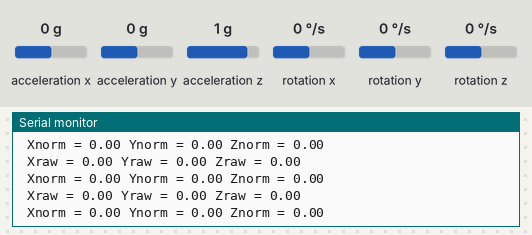
A sketch run on a simulated Arduino Uno, built with avr-gcc and run on an emulated ATmega328P. Shown: the last lines printed to the serial monitor. Inputs (shaded band) come from the test bench; at power-on: rotation x 0 °/s, rotation y 0 °/s, rotation z 0 °/s, acceleration x 0 g, acceleration y 0 g, acceleration z 1 g.

Above: at 1.2 s.
1.3 s: rotation x set to -192 °/s
At 2.1 s:
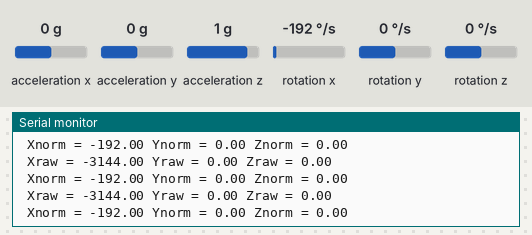
4.3 s: rotation y set to 7 °/s
At 5.4 s:
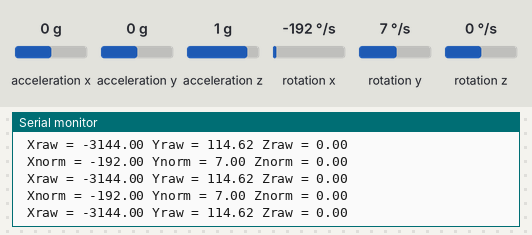
7.3 s: rotation z set to 100 °/s
At 8.2 s:
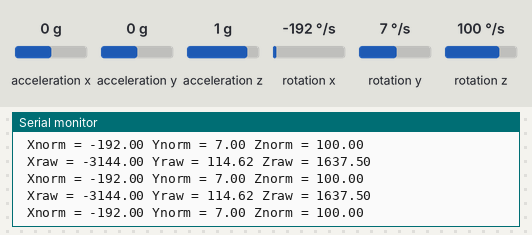
10.3 s: rotation x set to 7 °/s
At 10.9 s:
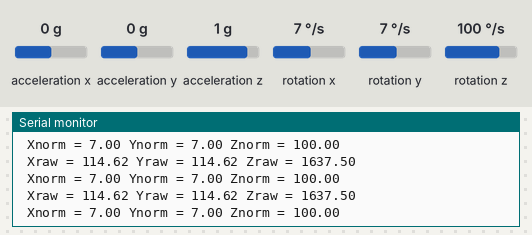
13.3 s: rotation y set to -1 °/s
At 13.9 s:
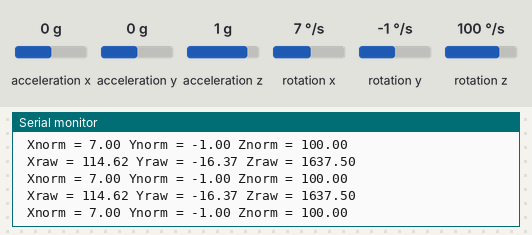
16.3 s: rotation x set to 100 °/s
At 17.4 s:
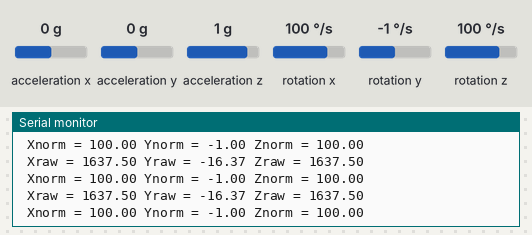
Timing chart, 0 to 19.3 s (numbered marks = the images above; inputs shaded):
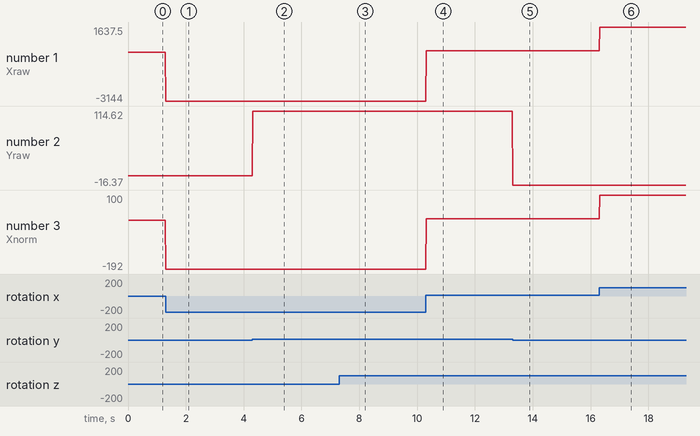

Measured:
- after the input at 1.3 s, the serial monitor: prints a new line at once (image 1)
- after the input at 4.3 s, the serial monitor: prints a new line at once (image 2)
- after the input at 7.3 s, the serial monitor: prints a new line at once (image 3)
- after the input at 10.3 s, the serial monitor: prints a new line at once (image 4)
- after the input at 13.3 s, the serial monitor: prints a new line at once (image 5)
- after the input at 16.3 s, the serial monitor: prints a new line at once (image 6)
- plotted number 1: 0 → -3144 after the input at 1.3 s
- plotted number 2: 0 → 114.62 after the input at 4.3 s, 114.62 → -16.37 after the input at 13.3 s

The sketch:

MPU6050_gyro_simple.ino
```cpp
/*
    MPU6050 Triple Axis Gyroscope & Accelerometer. Simple Gyroscope Example.
    Read more: http://www.jarzebski.pl/arduino/czujniki-i-sensory/3-osiowy-zyroskop-i-akcelerometr-mpu6050.html
    GIT: https://github.com/jarzebski/Arduino-MPU6050
    Web: http://www.jarzebski.pl
    (c) 2014 by Korneliusz Jarzebski
*/

#include <Wire.h>
#include "MPU6050.h"

MPU6050 mpu;

void setup()
{
  Serial.begin(115200);

  // Initialize MPU6050
  Serial.println("Initialize MPU6050");
  while(!mpu.begin(MPU6050_SCALE_2000DPS, MPU6050_RANGE_2G))
  {
    Serial.println("Could not find a valid MPU6050 sensor, check wiring!");
    delay(500);
  }

  // If you want, you can set gyroscope offsets
  // mpu.setGyroOffsetX(155);
  // mpu.setGyroOffsetY(15);
  // mpu.setGyroOffsetZ(15);

  // Calibrate gyroscope. The calibration must be at rest.
  // If you don't want calibrate, comment this line.
  mpu.calibrateGyro();

  // Set threshold sensivty. Default 3.
  // If you don't want use threshold, comment this line or set 0.
  mpu.setThreshold(3);

  // Check settings
  checkSettings();
}

void checkSettings()
{
  Serial.println();

  Serial.print(" * Sleep Mode:        ");
  Serial.println(mpu.getSleepEnabled() ? "Enabled" : "Disabled");

  Serial.print(" * Clock Source:      ");
  switch(mpu.getClockSource())
  {
    case MPU6050_CLOCK_KEEP_RESET:     Serial.println("Stops the clock and keeps the timing generator in reset"); break;
    case MPU6050_CLOCK_EXTERNAL_19MHZ: Serial.println("PLL with external 19.2MHz reference"); break;
    case MPU6050_CLOCK_EXTERNAL_32KHZ: Serial.println("PLL with external 32.768kHz reference"); break;
    case MPU6050_CLOCK_PLL_ZGYRO:      Serial.println("PLL with Z axis gyroscope reference"); break;
    case MPU6050_CLOCK_PLL_YGYRO:      Serial.println("PLL with Y axis gyroscope reference"); break;
    case MPU6050_CLOCK_PLL_XGYRO:      Serial.println("PLL with X axis gyroscope reference"); break;
    case MPU6050_CLOCK_INTERNAL_8MHZ:  Serial.println("Internal 8MHz oscillator"); break;
  }

  Serial.print(" * Gyroscope:         ");
  switch(mpu.getScale())
  {
    case MPU6050_SCALE_2000DPS:        Serial.println("2000 dps"); break;
    case MPU6050_SCALE_1000DPS:        Serial.println("1000 dps"); break;
    case MPU6050_SCALE_500DPS:         Serial.println("500 dps"); break;
    case MPU6050_SCALE_250DPS:         Serial.println("250 dps"); break;
  }

  Serial.print(" * Gyroscope offsets: ");
  Serial.print(mpu.getGyroOffsetX());
  Serial.print(" / ");
  Serial.print(mpu.getGyroOffsetY());
  Serial.print(" / ");
  Serial.println(mpu.getGyroOffsetZ());

  Serial.println();
}

void loop()
{
  Vector rawGyro = mpu.readRawGyro();
  Vector normGyro = mpu.readNormalizeGyro();

  Serial.print(" Xraw = ");
  Serial.print(rawGyro.XAxis);
  Serial.print(" Yraw = ");
  Serial.print(rawGyro.YAxis);
  Serial.print(" Zraw = ");
  Serial.println(rawGyro.ZAxis);

  Serial.print(" Xnorm = ");
  Serial.print(normGyro.XAxis);
  Serial.print(" Ynorm = ");
  Serial.print(normGyro.YAxis);
  Serial.print(" Znorm = ");
  Serial.println(normGyro.ZAxis);

  delay(10);
}
```
